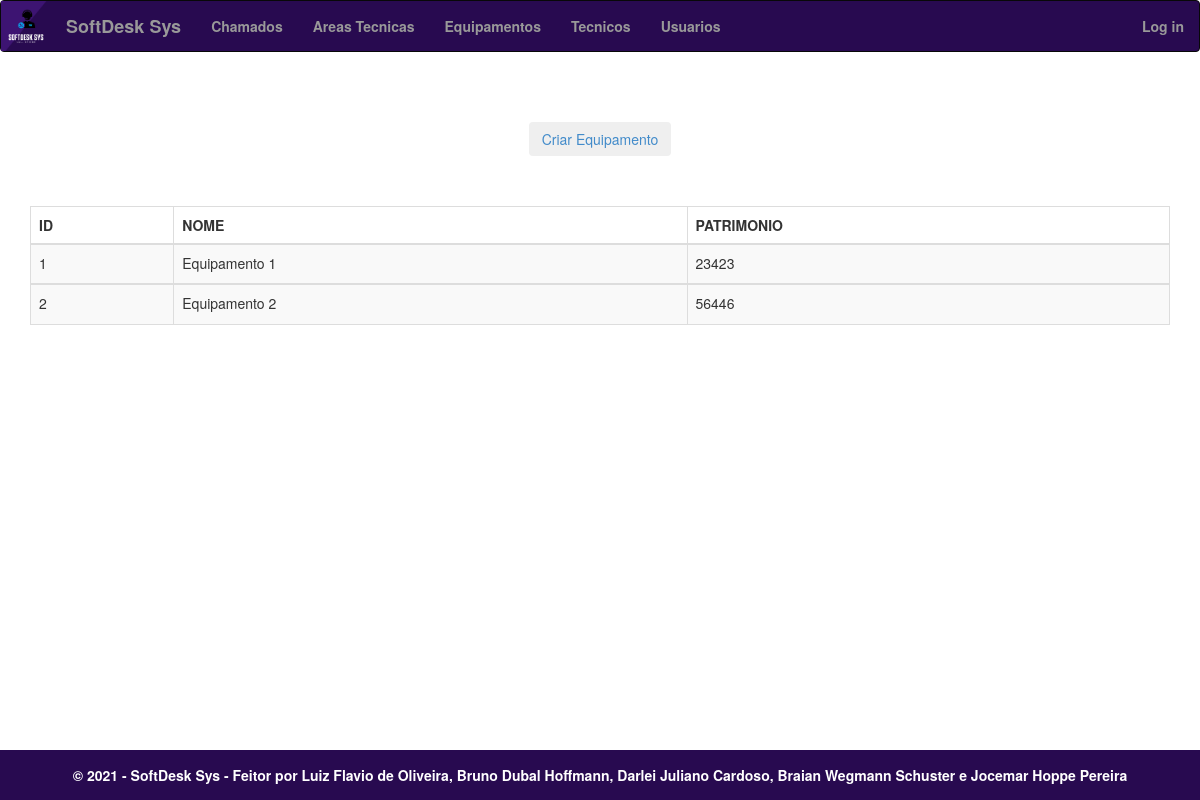
/equipamentos/, run on the app's committed database.
### app/models.py (models this page shows, shortened)
class Equipamento(models.Model):
    id_equipamento = models.AutoField(primary_key = True)
    nome = models.CharField(max_length = 255)
    patrimonio = models.IntegerField(null=True)
    descricao = models.CharField(max_length = 999)
    class Meta:
        db_table = 'equipamento'

### app/views.py (the view)
# urls.py: path('equipamentos/', views.equipamentos, name='equipamentos'),
def equipamentos(request):
    assert isinstance(request, HttpRequest)
    equipamentos = Equipamento.objects.all();
    return render(
        request,
        'app/equipamentos.html',
        {
            'year':datetime.now().year,
            'equipamentos': equipamentos
        }
    )

### app/templates/app/equipamentos.html
{% extends "app/layout.html" %}
{% block content %}
<div style="text-align:center; padding:50px">
    <button class="btn" type="button"><a href="{% url 'addequipamentos' %}">Criar Equipamento</a></button>
</div>
<div>
    <table class="table table-striped table-bordered">
        <thead class="thead-dark">
            <tr>
              <th scope="col">ID</th>
              <th scope="col">NOME</th>
              <th scope="col">PATRIMONIO</th>
            </tr>
        </thead>
        <tbody>
            {% for equipamento in equipamentos %}
            <tr style="height:40px">
                <td>{{ equipamento.id_equipamento }}</td>
                <td>{{ equipamento.nome }}</td>
                <td>{{ equipamento.patrimonio }}</td>
            </tr>
        </tbody>
        {% endfor %}
    </table>
</div>
{% endblock %}

### data on the page
Equipamento: id_equipamento "1", nome "Equipamento 1", patrimonio "23423"
Equipamento: id_equipamento "2", nome "Equipamento 2", patrimonio "56446"
